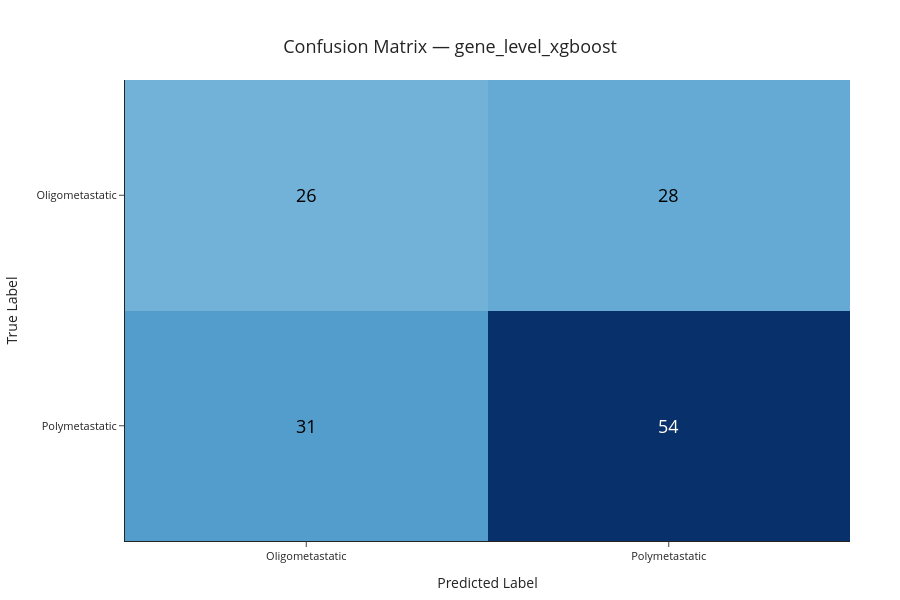

Notebook source saved alongside this figure:
### Markdown cell above
### Confusion matrix — Full availability (N=139)

The pooled out-of-fold confusion matrix shows the classification errors produced across all held-out outer folds at the classifier's default decision threshold.

### Code cell
plot_confusion_matrix(
    y_true=selected_predictions_df["y_true"],
    y_pred=selected_predictions_df["y_pred"],
    class_labels=[
        "Oligometastatic",
        "Polymetastatic",
    ],
    title=(
        f"Confusion Matrix — "
        f"{selected_representation}"
    ),
    interactive=False,
)

### Figure 1 — Plotly figure (JSON) as saved in the notebook; plotly's stock layout.template omitted (floating-point values rounded to 4 significant figures)
{"data": [{"colorscale": [[0, "rgb(247,251,255)"], [0.125, "rgb(222,235,247)"], [0.25, "rgb(198,219,239)"], [0.375, "rgb(158,202,225)"], [0.5, "rgb(107,174,214)"], [0.625, "rgb(66,146,198)"], [0.75, "rgb(33,113,181)"], [0.875, "rgb(8,81,156)"], [1, "rgb(8,48,107)"]], "showscale": false, "type": "heatmap", "x": ["Oligometastatic", "Polymetastatic"], "y": ["Oligometastatic", "Polymetastatic"], "z": [[26, 28], [31, 54]], "zmax": 54, "zmin": 0}], "layout": {"annotations": [{"font": {"color": "black", "size": 18}, "showarrow": false, "text": "26", "x": "Oligometastatic", "xref": "x", "y": "Oligometastatic", "yref": "y"}, {"font": {"color": "black", "size": 18}, "showarrow": false, "text": "28", "x": "Polymetastatic", "xref": "x", "y": "Oligometastatic", "yref": "y"}, {"font": {"color": "black", "size": 18}, "showarrow": false, "text": "31", "x": "Oligometastatic", "xref": "x", "y": "Polymetastatic", "yref": "y"}, {"font": {"color": "white", "size": 18}, "showarrow": false, "text": "54", "x": "Polymetastatic", "xref": "x", "y": "Polymetastatic", "yref": "y"}], "autosize": false, "font": {"size": 12}, "height": 600, "margin": {"b": 50, "l": 100, "r": 50, "t": 80}, "title": {"font": {"size": 18}, "text": "Confusion Matrix — gene_level_xgboost", "x": 0.5, "xanchor": "center", "yanchor": "top"}, "width": 900, "xaxis": {"tickfont": {"size": 11}, "title": {"font": {"size": 14}, "text": "Predicted Label"}}, "yaxis": {"autorange": "reversed", "tickfont": {"size": 11}, "title": {"font": {"size": 14}, "text": "True Label"}}}}
